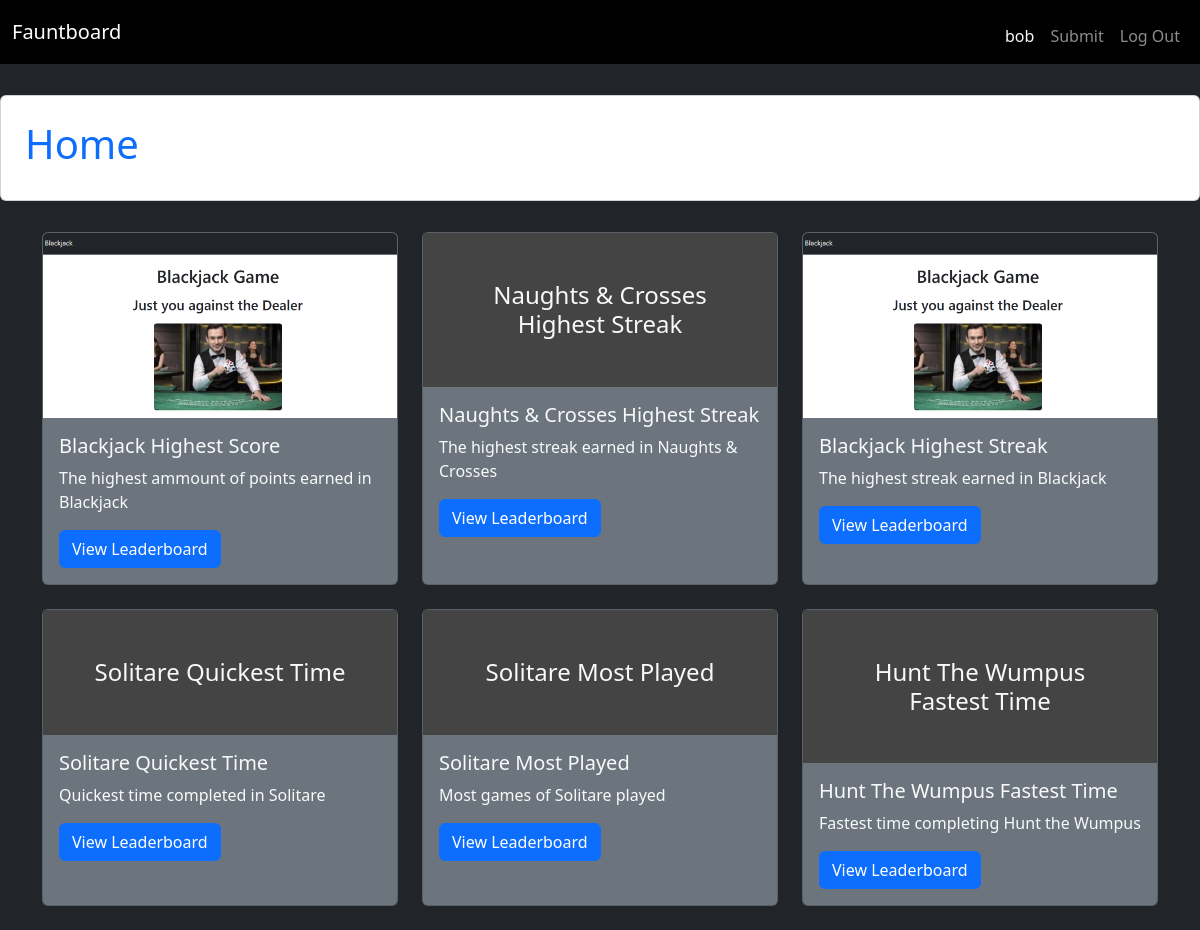
Screenshot of / (signed in) with the database file from the repository.
### tables this page shows
CREATE TABLE users (
    id INTEGER PRIMARY KEY,
    username TEXT UNIQUE NOT NULL,
    password TEXT NOT NULL,
    role TEXT);

CREATE TABLE "leaderboards" (
    id INTEGER PRIMARY KEY,
    name TEXT NOT NULL, description TEXT,
    image_path TEXT
, type TEXT NOT NULL);

### app.py (the view)
@app.route("/")
def home():
    if "user_id" in session:
        db = get_db()
        leaderboards = db.execute("SELECT * FROM leaderboards").fetchall()
        return render_template("home.html", leaderboards=leaderboards, username = session["username"])
    else:
        return redirect('/login')
        print('going to Login')

### app.py (called while the page is built)
def get_db():
    if "db" not in g:
        g.db = sqlite3.connect("database.db")
        g.db.row_factory = sqlite3.Row
    return g.db

@app.before_request
def load_user():
    g.user = None
    if "user_id" in session:
        db = get_db()
        g.user = db.execute(
            "SELECT * FROM users WHERE id = ?",
            (session["user_id"],)
        ).fetchone()

### templates/home.html
{% extends 'base.html' %}
{% block content %}
<div class="d-flex justify-content-center align-items-center" style="height: 15vh;">
  <div class="card p-4 bg-white" style="width: 1500px;">
    <h1 class="text-primary">Home</h1>
  </div>
</div>
<div class="container mt-4">
  <div class="row">
    {% for lb in leaderboards %}
    <div class="col-md-4 mb-4">
      <div class="card bg-secondary text-light h-100 ">
        {% if lb.image_path %}
          <img src="{{ lb.image_path }}" class="card-img-top" alt="{{ lb.name }}">
        {% else %}
          <div class="p-5 text-center" style="background-color: #444;">
            <h4 class="m-0">{{ lb.name }}</h4>
          </div>
        {% endif %}
        <div class="card-body">
          <h5 class="card-title">{{ lb.name }}</h5>
          <p class="card-text">{{ lb.description }}</p>
          <a href="{{ url_for('show_leaderboard', leaderboard_id=lb.id) }}" class="btn btn-primary">
            View Leaderboard
          </a>
        </div>
      </div>
    </div>
    {% endfor %}
  </div>
</div>
{% endblock %}

### templates/base.html (shortened to what this page needs)
<!doctype html>
<html lang="en">
<head>
  <link href="https://cdn.jsdelivr.net/npm/bootstrap@5.3.2/dist/css/bootstrap.min.css" rel="stylesheet">
</head>
<body class="bg-dark">
<nav class="navbar navbar-expand-lg navbar-dark bg-black mb-4">
<div class="container-fluid">
    <a class="navbar-brand" href="/">Fauntboard</a>
        <ul class="navbar-nav ms-auto d-flex flex-row">
      {% if g.user %}
        <li class="nav-item mx-3, mt-2">
          <span class="nav-link disabled text-light">{{ g.user['username'] }}</span>
        </li>
        {% if g.user and g.user['role'] == 'User' %}
        <li class="nav-item mx-3, mt-2">
          <a class="nav-link" href="{{ url_for('submit') }}">Submit</a>
        </li>
        {% endif %}
        <li class="nav-item mx-3, mt-2">
          <a class="nav-link" href="{{ url_for('logout') }}">Log Out</a>
        </li>
      {% endif %}
    </ul>
  </div>
</nav>
<section class="content">
  {% block content %}{% endblock %}
</section>
</body>
</html>

### rows the page displays
users: user.username "bob"
leaderboards: image_path (picture), name "Blackjack Highest Score", description "The highest ammount of points earned in Blackjack"
leaderboards: name "Naughts & Crosses Highest Streak", description "The highest streak earned in Naughts & Crosses"
leaderboards: image_path (picture), name "Blackjack Highest Streak", description "The highest streak earned in Blackjack"
leaderboards: name "Solitare Quickest Time", description "Quickest time completed in Solitare"
leaderboards: name "Solitare Most Played", description "Most games of Solitare played"
leaderboards: name "Hunt The Wumpus Fastest Time", description "Fastest time completing Hunt the Wumpus"
